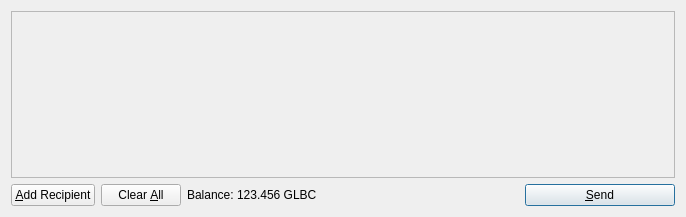
<?xml version="1.0" encoding="UTF-8"?>
<ui version="4.0">
 <class>SendCoinsDialog</class>
 <widget class="QDialog" name="SendCoinsDialog">
  <property name="geometry">
   <rect>
    <x>0</x>
    <y>0</y>
    <width>686</width>
    <height>217</height>
   </rect>
  </property>
  <property name="windowTitle">
   <string>Send Coins</string>
  </property>
  <layout class="QVBoxLayout" name="verticalLayout">
   <item>
    <widget class="QScrollArea" name="scrollArea">
     <property name="widgetResizable">
      <bool>true</bool>
     </property>
     <widget class="QWidget" name="scrollAreaWidgetContents">
      <property name="geometry">
       <rect>
        <x>0</x>
        <y>0</y>
        <width>666</width>
        <height>165</height>
       </rect>
      </property>
      <layout class="QVBoxLayout" name="verticalLayout_2">
       <property name="margin">
        <number>0</number>
       </property>
       <item>
        <layout class="QVBoxLayout" name="entries">
         <property name="spacing">
          <number>6</number>
         </property>
        </layout>
       </item>
       <item>
        <spacer name="verticalSpacer">
         <property name="orientation">
          <enum>Qt::Vertical</enum>
         </property>
         <property name="sizeHint" stdset="0">
          <size>
           <width>20</width>
           <height>40</height>
          </size>
         </property>
        </spacer>
       </item>
      </layout>
     </widget>
    </widget>
   </item>
   <item>
    <layout class="QHBoxLayout" name="horizontalLayout">
     <item>
      <widget class="QPushButton" name="addButton">
       <property name="toolTip">
        <string>Send to multiple recipients at once</string>
       </property>
       <property name="text">
        <string>&amp;Add Recipient</string>
       </property>
       <property name="icon">
        <iconset resource="../bitcoin.qrc">
         <normaloff>:/icons/add</normaloff>:/icons/add</iconset>
       </property>
       <property name="autoDefault">
        <bool>false</bool>
       </property>
      </widget>
     </item>
     <item>
      <widget class="QPushButton" name="clearButton">
       <property name="sizePolicy">
        <sizepolicy hsizetype="Minimum" vsizetype="Fixed">
         <horstretch>0</horstretch>
         <verstretch>0</verstretch>
        </sizepolicy>
       </property>
       <property name="toolTip">
        <string>Remove all transaction fields</string>
       </property>
       <property name="text">
        <string>Clear &amp;All</string>
       </property>
       <property name="icon">
        <iconset resource="../bitcoin.qrc">
         <normaloff>:/icons/remove</normaloff>:/icons/remove</iconset>
       </property>
       <property name="autoRepeatDelay">
        <number>300</number>
       </property>
       <property name="autoDefault">
        <bool>false</bool>
       </property>
      </widget>
     </item>
     <item>
      <layout class="QHBoxLayout" name="horizontalLayout_2">
       <property name="spacing">
        <number>3</number>
       </property>
       <item>
        <widget class="QLabel" name="label">
         <property name="text">
          <string>Balance:</string>
         </property>
        </widget>
       </item>
       <item>
        <widget class="QLabel" name="labelBalance">
         <property name="cursor">
          <cursorShape>IBeamCursor</cursorShape>
         </property>
         <property name="text">
          <string>123.456 GLBC</string>
         </property>
         <property name="textInteractionFlags">
          <set>Qt::LinksAccessibleByMouse|Qt::TextSelectableByKeyboard|Qt::TextSelectableByMouse</set>
         </property>
        </widget>
       </item>
      </layout>
     </item>
     <item>
      <spacer name="horizontalSpacer">
       <property name="orientation">
        <enum>Qt::Horizontal</enum>
       </property>
       <property name="sizeHint" stdset="0">
        <size>
         <width>40</width>
         <height>20</height>
        </size>
       </property>
      </spacer>
     </item>
     <item>
      <widget class="QPushButton" name="sendButton">
       <property name="minimumSize">
        <size>
         <width>150</width>
         <height>0</height>
        </size>
       </property>
       <property name="toolTip">
        <string>Confirm the send action</string>
       </property>
       <property name="text">
        <string>&amp;Send</string>
       </property>
       <property name="icon">
        <iconset resource="../bitcoin.qrc">
         <normaloff>:/icons/send</normaloff>:/icons/send</iconset>
       </property>
       <property name="default">
        <bool>true</bool>
       </property>
      </widget>
     </item>
    </layout>
   </item>
  </layout>
 </widget>
 <resources>
  <include location="../bitcoin.qrc"/>
 </resources>
 <connections/>
</ui>
